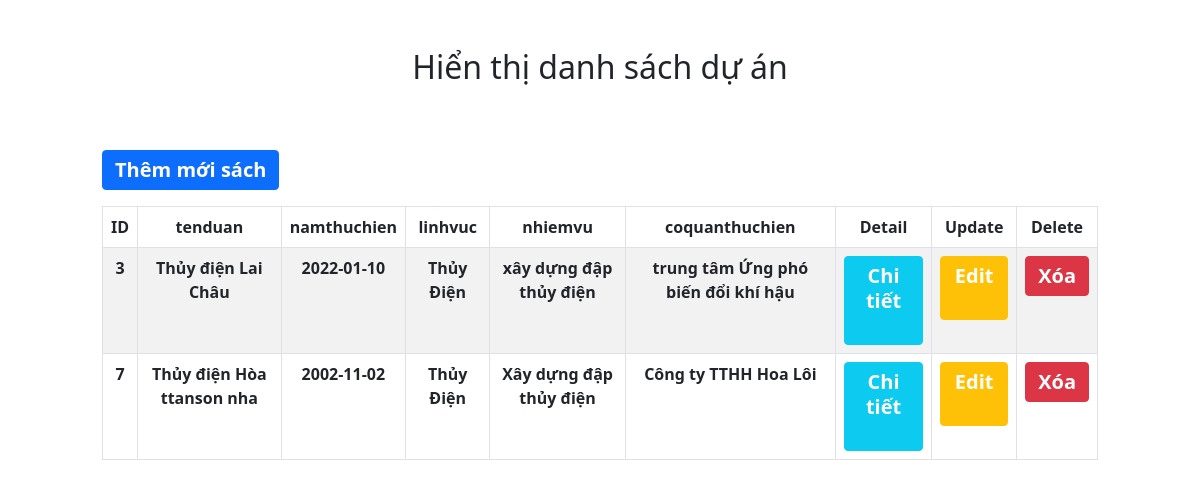
The page / on the database its author committed.
### tables this page shows
CREATE TABLE `duan` (
  `maduan` int(11) NOT NULL,
  `tenduan` varchar(100) DEFAULT NULL,
  `namthuchien` date DEFAULT NULL,
  `linhvuc` varchar(100) DEFAULT NULL,
  `nhiemvu` varchar(1000) DEFAULT NULL,
  `coquanthuchien` varchar(100) DEFAULT NULL
);

### src/controller/ManageController.php (called while the page is built, shortened)
<?php
    require_once 'src/models/ManageModels.php';
    class ManageController {
        public function index() {
            $blood = new Blood();
            $bloods = $blood->indexABC();
            require_once 'src/views/manage/index.php';
        }
    }
?>

### index.php (called while the page is built, shortened)
<?php
$action = isset($_GET['action']) ? $_GET['action'] : 'index';
$object = new $classController();
    $object->$action();
?>

### src/models/ManageModels.php (called while the page is built, shortened)
<?php
    class Blood {
        public function connectDb() {
            $connection = mysqli_connect(DB_HOST,DB_USERNAME, DB_PASSWORD, DB_NAME);
            return $connection;
        }
        public function indexABC() {
            $connection = $this->connectDb();
            $querySelect = "SELECT * FROM duan";
            $results = mysqli_query($connection, $querySelect);
            $bloods = [];
            if (mysqli_num_rows($results) > 0) {
                $bloods = mysqli_fetch_all($results, MYSQLI_ASSOC);
            }
            return $bloods;
        }
    }
 ?>

### src/views/manage/index.php (the view, shortened to what this page needs)
<!DOCTYPE html>
<html lang="en">
<head>
    <link href="https://cdn.jsdelivr.net/npm/bootstrap@5.0.2/dist/css/bootstrap.min.css" rel="stylesheet">
</head>
<body>
<div class="container-fluid" style="max-width: 1020px;margin: 0 auto;">
    <h2 class="text-center my-5">Hiển thị danh sách dự án</h2>
   <button class="btn btn-primary my-3">
   <a href="index.php?controller=manage&action=add">
        Thêm mới sách
    </a>
   </button>
    <table id="recordListing" class="table text-center table-bordered table-striped">
        <thead>
            <tr>
                <th>ID</th>
                <th>tenduan</th>
                <th>namthuchien</th>
                <th>linhvuc</th>
                <th>nhiemvu</th>
                <th>coquanthuchien</th>
                <th>Detail</th>
                <th>Update</th>
                <th>Delete</th>
            </tr>
        </thead>
        <tbody>
            <?php if (!empty($bloods)): ?>
                <?php foreach ($bloods AS $blood) : ?>
                    <?php
                    $urlDetail =
                        "index.php?controller=manage&action=detail&id=" . $blood['maduan'];
                    $urlEdit =
                        "index.php?controller=manage&action=edit&id=" . $blood['maduan'];
                    $urlDelete =
                        "index.php?controller=manage&action=delete&id=" . $blood['maduan'];
                    ?>
                    <tr>
                        <td style="font-weight: 600"><?php echo $blood['maduan'] ?></td>
                        <td style="font-weight: 600"><?php echo $blood['tenduan'] ?></td>
                        <td style="font-weight: 600"><?php echo $blood['namthuchien'] ?></td>
                        <td style="font-weight: 600"><?php echo $blood['linhvuc'] ?></td>
                        <td style="font-weight: 600"><?php echo $blood['nhiemvu'] ?></td>
                        <td style="font-weight: 600"><?php echo $blood['coquanthuchien'] ?></td>
                        <td>
                            <button type="button" class="btn btn-info">
                                <a  href="<?php echo $urlDetail?>">Chi tiết</a> &nbsp;
                            </button>
                        </td>
                        <td>
                            <button class="btn btn-warning">
                                    <a href="<?php echo $urlEdit?>">Edit</a> &nbsp;
                            </button>
                        </td>
                        <td>
                        <button class="btn btn-danger">
                            <a onclick="return confirm('Bạn chắc chắn muốn xóa?')"
                            href="<?php echo $urlDelete?>">
                                Xóa
                            </a>
                            </button>
                        </td>
                    </tr>
                <?php endforeach; ?>
            <?php else: ?>
        <tr>
            <td colspan="2">KHông có dữ liệu</td>
        </tr>
        <?php endif; ?>
        </tbody>
    </table>
</div>
</body>
</html>

### src/views/manage/index.php (style rules this page uses)
a { display: inline-block; text-decoration: none; font-size: 20px; font-weight: bold; line-height: 25px; color: #ffff; }

### rows shown on the page
duan: maduan "3", tenduan "Thủy điện Lai Châu", namthuchien "2022-01-10", linhvuc "Thủy Điện", nhiemvu "xây dựng đập thủy điện", coquanthuchien "trung tâm Ứng phó biến đổi khí hậu"
duan: maduan "7", tenduan "Thủy điện Hòa ttanson nha", namthuchien "2002-11-02", linhvuc "Thủy Điện", nhiemvu "Xây dựng đập thủy điện", coquanthuchien "Công ty TTHH Hoa Lôi"
